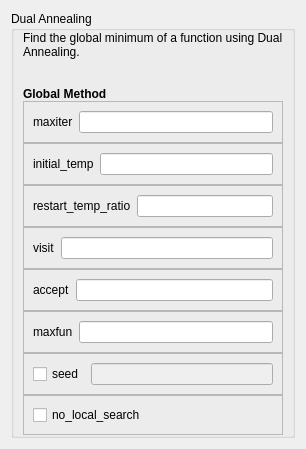
     <widget class="QWidget" name="dualannealing">
      <attribute name="title">
       <string>Annealing</string>
      </attribute>
      <layout class="QVBoxLayout" name="verticalLayout_9">
       <item>
        <widget class="QGroupBox" name="groupBox_7">
         <property name="title">
          <string>Dual Annealing</string>
         </property>
         <layout class="QVBoxLayout" name="verticalLayout_11">
          <property name="spacing">
           <number>0</number>
          </property>
          <property name="topMargin">
           <number>0</number>
          </property>
          <property name="bottomMargin">
           <number>0</number>
          </property>
          <item>
           <widget class="QLabel" name="label_8">
            <property name="text">
             <string>Find the global minimum of a function using Dual Annealing.

</string>
            </property>
            <property name="wordWrap">
             <bool>true</bool>
            </property>
           </widget>
          </item>
          <item>
           <widget class="QLabel" name="label_9">
            <property name="font">
             <font>
              <weight>75</weight>
              <bold>true</bold>
             </font>
            </property>
            <property name="text">
             <string>Global Method</string>
            </property>
           </widget>
          </item>
          <item>
           <widget class="QFrame" name="frame_17">
            <property name="frameShape">
             <enum>QFrame::StyledPanel</enum>
            </property>
            <property name="frameShadow">
             <enum>QFrame::Raised</enum>
            </property>
            <layout class="QHBoxLayout" name="horizontalLayout_11">
             <item>
              <widget class="QLabel" name="label_21">
               <property name="text">
                <string>maxiter</string>
               </property>
              </widget>
             </item>
             <item>
              <widget class="QLineEdit" name="annealmaxiterlineEdit">
               <property name="toolTip">
                <string>The maximum number of global search iterations. Default value is 1000</string>
               </property>
              </widget>
             </item>
            </layout>
           </widget>
          </item>
          <item>
           <widget class="QFrame" name="frame_16">
            <property name="frameShape">
             <enum>QFrame::StyledPanel</enum>
            </property>
            <property name="frameShadow">
             <enum>QFrame::Raised</enum>
            </property>
            <layout class="QHBoxLayout" name="horizontalLayout_12">
             <item>
              <widget class="QLabel" name="label_22">
               <property name="text">
                <string>initial_temp</string>
               </property>
              </widget>
             </item>
             <item>
              <widget class="QLineEdit" name="annealinitial_templineEdit">
               <property name="toolTip">
                <string>initial temperature, use higher values to facilitates a wider search of the energy landscape, allowing dual_annealing to escape local minima that it is trapped in. Default value is 5230. Range is (0.01, 5.e4]</string>
               </property>
              </widget>
             </item>
            </layout>
           </widget>
          </item>
          <item>
           <widget class="QFrame" name="frame_15">
            <property name="frameShape">
             <enum>QFrame::StyledPanel</enum>
            </property>
            <property name="frameShadow">
             <enum>QFrame::Raised</enum>
            </property>
            <layout class="QHBoxLayout" name="horizontalLayout_13">
             <item>
              <widget class="QLabel" name="label_23">
               <property name="text">
                <string>restart_temp_ratio</string>
               </property>
              </widget>
             </item>
             <item>
              <widget class="QLineEdit" name="annealrestart_temp_ratiolineEdit">
               <property name="toolTip">
                <string>During the annealing process, temperature is decreasing, when it reaches initial_temp * restart_temp_ratio, the reannealing process is triggered. Default value of the ratio is 2e-5. Range is (0, 1).</string>
               </property>
              </widget>
             </item>
            </layout>
           </widget>
          </item>
          <item>
           <widget class="QFrame" name="frame_14">
            <property name="frameShape">
             <enum>QFrame::StyledPanel</enum>
            </property>
            <property name="frameShadow">
             <enum>QFrame::Raised</enum>
            </property>
            <layout class="QHBoxLayout" name="horizontalLayout_14">
             <item>
              <widget class="QLabel" name="label_24">
               <property name="text">
                <string>visit</string>
               </property>
              </widget>
             </item>
             <item>
              <widget class="QLineEdit" name="annealvisitlineEdit">
               <property name="toolTip">
                <string>Parameter for visiting distribution. Default value is 2.62. Higher values give the visiting distribution a heavier tail, this makes the algorithm jump to a more distant region. The value range is (0, 3].</string>
               </property>
              </widget>
             </item>
            </layout>
           </widget>
          </item>
          <item>
           <widget class="QFrame" name="frame_13">
            <property name="frameShape">
             <enum>QFrame::StyledPanel</enum>
            </property>
            <property name="frameShadow">
             <enum>QFrame::Raised</enum>
            </property>
            <layout class="QHBoxLayout" name="horizontalLayout_15">
             <item>
              <widget class="QLabel" name="label_25">
               <property name="text">
                <string>accept</string>
               </property>
              </widget>
             </item>
             <item>
              <widget class="QLineEdit" name="annealacceptlineEdit">
               <property name="toolTip">
                <string>Parameter for acceptance distribution. It is used to control the probability of acceptance. The lower the acceptance parameter, the smaller the probability of acceptance. Default value is -5.0 with a range (-1e4, -5].</string>
               </property>
              </widget>
             </item>
            </layout>
           </widget>
          </item>
          <item>
           <widget class="QFrame" name="frame_12">
            <property name="frameShape">
             <enum>QFrame::StyledPanel</enum>
            </property>
            <property name="frameShadow">
             <enum>QFrame::Raised</enum>
            </property>
            <layout class="QHBoxLayout" name="horizontalLayout_16">
             <item>
              <widget class="QLabel" name="label_26">
               <property name="text">
                <string>maxfun</string>
               </property>
              </widget>
             </item>
             <item>
              <widget class="QLineEdit" name="annealmaxfunlineEdit">
               <property name="toolTip">
                <string>Soft limit for the number of objective function calls. If the algorithm is in the middle of a local search, this number will be exceeded, the algorithm will stop just after the local search is done. Default value is 1e7.</string>
               </property>
              </widget>
             </item>
            </layout>
           </widget>
          </item>
          <item>
           <widget class="QFrame" name="frame_11">
            <property name="frameShape">
             <enum>QFrame::StyledPanel</enum>
            </property>
            <property name="frameShadow">
             <enum>QFrame::Raised</enum>
            </property>
            <layout class="QHBoxLayout" name="horizontalLayout_17">
             <item>
              <widget class="QCheckBox" name="annealseedcheckBox">
               <property name="toolTip">
                <string>seed for random numbers</string>
               </property>
               <property name="text">
                <string>seed</string>
               </property>
              </widget>
             </item>
             <item>
              <widget class="QLineEdit" name="annealseedlineEdit">
               <property name="enabled">
                <bool>false</bool>
               </property>
               <property name="toolTip">
                <string>seed for random numbers</string>
               </property>
              </widget>
             </item>
            </layout>
           </widget>
          </item>
          <item>
           <widget class="QFrame" name="frame_10">
            <property name="frameShape">
             <enum>QFrame::StyledPanel</enum>
            </property>
            <property name="frameShadow">
             <enum>QFrame::Raised</enum>
            </property>
            <layout class="QHBoxLayout" name="horizontalLayout_18">
             <item>
              <widget class="QCheckBox" name="annealno_local_searchcheckBox">
               <property name="toolTip">
                <string>a traditional Generalized Simulated Annealing will be performed with no local search strategy applied</string>
               </property>
               <property name="text">
                <string>no_local_search</string>
               </property>
              </widget>
             </item>
            </layout>
           </widget>
          </item>
         </layout>
        </widget>
       </item>
      </layout>
     </widget>
